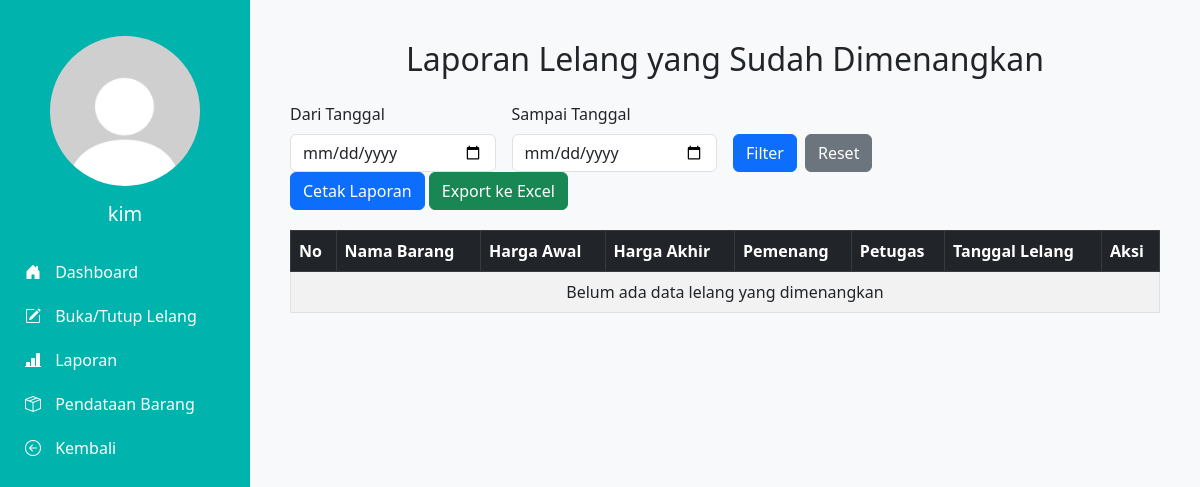
Before: /admin/laporan.php (signed in) with the older database file.
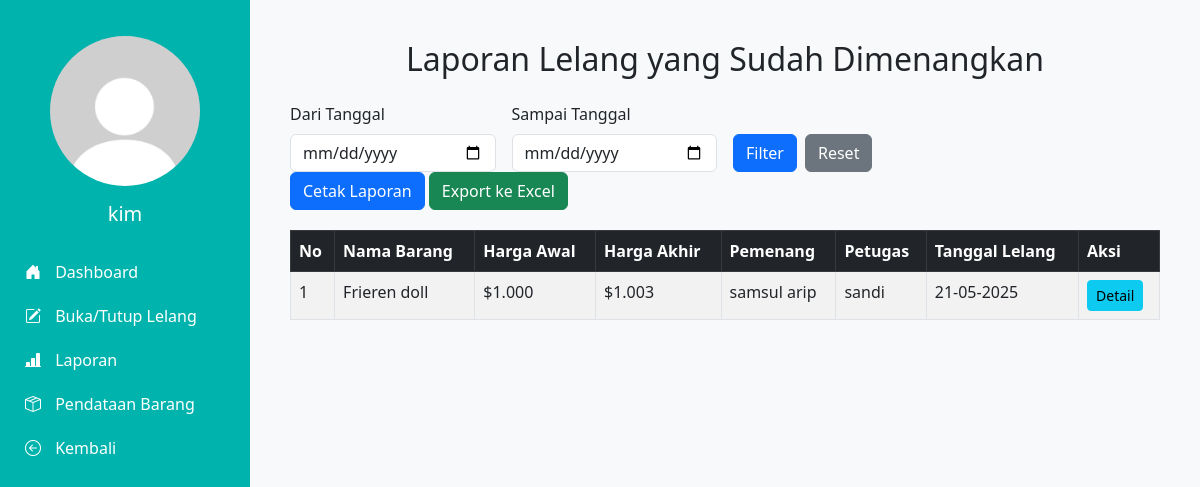
After: the same page with the newer database file.
### tables this page shows
CREATE TABLE `tb_lelang` (
  `id_lelang` int(11) NOT NULL,
  `id_barang` int(11) DEFAULT NULL,
  `tgl_lelang` date DEFAULT NULL,
  `harga_akhir` int(20) DEFAULT NULL,
  `id_user` int(11) DEFAULT NULL,
  `id_petugas` int(11) DEFAULT NULL,
  `status` enum('dibuka','ditutup') DEFAULT NULL
);

CREATE TABLE `tb_barang` (
  `id_barang` int(11) NOT NULL,
  `nama_barang` varchar(25) DEFAULT NULL,
  `tgl` date DEFAULT NULL,
  `harga_awal` int(20) DEFAULT NULL,
  `deskripsi_barang` varchar(100) DEFAULT NULL,
  `foto` varchar(255) DEFAULT NULL
);

CREATE TABLE `tb_masyarakat` (
  `id_user` int(11) NOT NULL,
  `nama_lengkap` varchar(25) DEFAULT NULL,
  `username` varchar(25) DEFAULT NULL,
  `password` varchar(225) DEFAULT NULL,
  `telp` varchar(25) DEFAULT NULL
);

CREATE TABLE `tb_petugas` (
  `id_petugas` int(11) NOT NULL,
  `nama_petugas` varchar(25) DEFAULT NULL,
  `username` varchar(25) DEFAULT NULL,
  `password` varchar(225) DEFAULT NULL,
  `id_level` int(11) DEFAULT NULL
);

### admin/laporan.php (the view, shortened to what the changed rows need)
<?php
include '../database/koneksi.php';
$sql = "SELECT
            l.id_lelang,
            b.nama_barang,
            b.harga_awal,
            l.harga_akhir,
            m.nama_lengkap AS pemenang,
            p.nama_petugas AS petugas,
            l.tgl_lelang
        FROM tb_lelang l
        JOIN tb_barang b ON l.id_barang = b.id_barang
        LEFT JOIN tb_masyarakat m ON l.id_user = m.id_user
        LEFT JOIN tb_petugas p ON l.id_petugas = p.id_petugas
        WHERE l.status = 'ditutup' AND l.id_user IS NOT NULL";
$sql .= " ORDER BY l.tgl_lelang DESC";
$stmt = mysqli_prepare($conn, $sql);
mysqli_stmt_execute($stmt);
$result = mysqli_stmt_get_result($stmt);
?>
<!DOCTYPE html>
<html lang="id">
<head>
  <link href="https://cdn.jsdelivr.net/npm/bootstrap@5.3.0/dist/css/bootstrap.min.css" rel="stylesheet" />
  <link href="https://cdn.jsdelivr.net/npm/bootstrap-icons@1.10.5/font/bootstrap-icons.css" rel="stylesheet"/>
</head>
<body>
<section>
    <div class="main-content">
        <h2 class="text-center mb-4">Laporan Lelang yang Sudah Dimenangkan</h2>
        <div class="table-responsive">
            <table class="table table-bordered table-striped">
                <thead class="table-dark">
                    <tr>
                        <th>No</th>
                        <th>Nama Barang</th>
                        <th>Harga Awal</th>
                        <th>Harga Akhir</th>
                        <th>Pemenang</th>
                        <th>Petugas</th>
                        <th>Tanggal Lelang</th>
                        <th class="no-print">Aksi</th>
                    </tr>
                </thead>
                <tbody>
                    <?php if (mysqli_num_rows($result) > 0): ?>
                        <?php $no = 1; ?>
                        <?php while ($row = mysqli_fetch_assoc($result)): ?>
                            <tr>
                                <td><?= $no++ ?></td>
                                <td><?= htmlspecialchars($row['nama_barang']) ?></td>
                                <td>$<?= number_format($row['harga_awal'], 0, ',', '.') ?></td>
                                <td>$<?= number_format($row['harga_akhir'], 0, ',', '.') ?></td>
                                <td><?= htmlspecialchars($row['pemenang']) ?></td>
                                <td><?= htmlspecialchars($row['petugas']) ?></td>
                                <td><?= date('d-m-Y', strtotime($row['tgl_lelang'])) ?></td>
                                <td class="no-print">
                                    <a href="detail_lelang.php?id=<?= $row['id_lelang'] ?>" class="btn btn-info btn-sm">Detail</a>
                                </td>
                            </tr>
                        <?php endwhile; ?>
                    <?php else: ?>
                        <tr>
                            <td colspan="8" class="text-center">Belum ada data lelang yang dimenangkan</td>
                        </tr>
                    <?php endif; ?>
                </tbody>
            </table>
        </div>
    </div>
</section>
</body>
</html>

Changed rows visible on the page:
added tb_lelang: id_barang.nama_barang "Frieren doll", id_barang.harga_awal "1.000", harga_akhir "1.003", id_user.nama_lengkap "samsul arip", id_petugas.nama_petugas "sandi", tgl_lelang "21-05-2025"
Other visible differences:
text no longer shown: "Belum ada data lelang yang dimenangkan"
